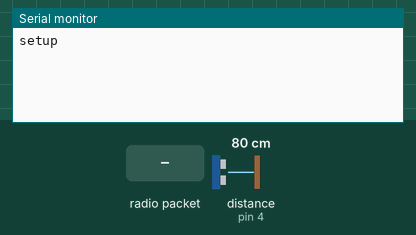
Bench run of a sketch on a simulated Arduino Uno, built with avr-gcc and run on an emulated ATmega328P. Parts: the last lines printed to the serial monitor. The test bench sets the inputs (shaded band); at power-on: distance to the obstacle (sensor on pin 4) 80 cm. The echo pulse lasts 58.3 µs per cm; no radio packets arrive unless stated.

Above: at 1.2 s.
1.3 s: radio packet "5" arrives
At 2.5 s:
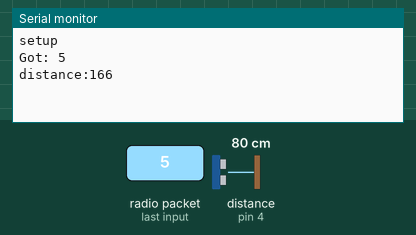
2.8 s: radio packet "90" arrives
At 3.7 s:
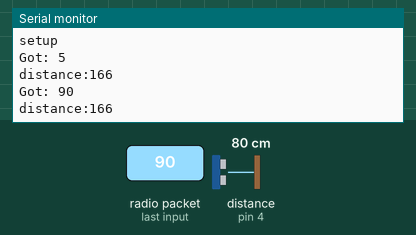

The sketch:

rf_rx_3.ino
```cpp
#include <VirtualWire.h>
int data;
char msgr[4];
const int led_pin = 6;
const int transmit_pin = 12;
const int receive_pin = 11;
const int transmit_en_pin = 3;
const int trigger = 5;
const int echo = 4;
long duration;
int distance;
void setup()
{

    Serial.begin(9600);  // Debugging only
    Serial.println("setup");
    pinMode(trigger,OUTPUT);
    pinMode(echo,INPUT);
    // Initialise the IO and ISR
    vw_set_tx_pin(transmit_pin);
    vw_set_rx_pin(receive_pin);
    vw_set_ptt_pin(transmit_en_pin);
    vw_set_ptt_inverted(true); // Required for DR3100
    vw_setup(2000);  // Bits per sec

    vw_rx_start();       // Start the receiver PLL running

}

void loop()
{
    uint8_t buf[VW_MAX_MESSAGE_LEN];
    uint8_t buflen = VW_MAX_MESSAGE_LEN;

    if (vw_get_message(buf, &buflen)) // Non-blocking
    {
      genPulse();


      duration = pulseIn(echo, HIGH);
      // Calculating the distance
      distance= (duration*0.034)+8;
      int i;

      digitalWrite(led_pin, HIGH); // Flash a light to show received good message
      // Message with a good checksum received, print it.
      for (i=0;i<buflen;i++)
      {
        msgr[i]=char(buf[i]);
      }
      msgr[buflen]='\0';
      data=atoi(msgr);

      //duration = pulseIn(echo, HIGH);
      // Calculating the distance
      //distance= duration*0.034;
      Serial.print("Got: ");
      Serial.println(data);
      Serial.print("distance:");
      Serial.println(distance);

      digitalWrite(led_pin, LOW);

    }
}
void genPulse()
{
  digitalWrite(trigger, LOW);
  delayMicroseconds(2);
  digitalWrite(trigger, HIGH);
  delayMicroseconds(10);
  digitalWrite(trigger, LOW);
}
```

Measured:
- after the input at 1.3 s, the serial monitor: prints a new line at once (image 1)
- after the input at 2.8 s, the serial monitor: prints a new line at once (image 2)
